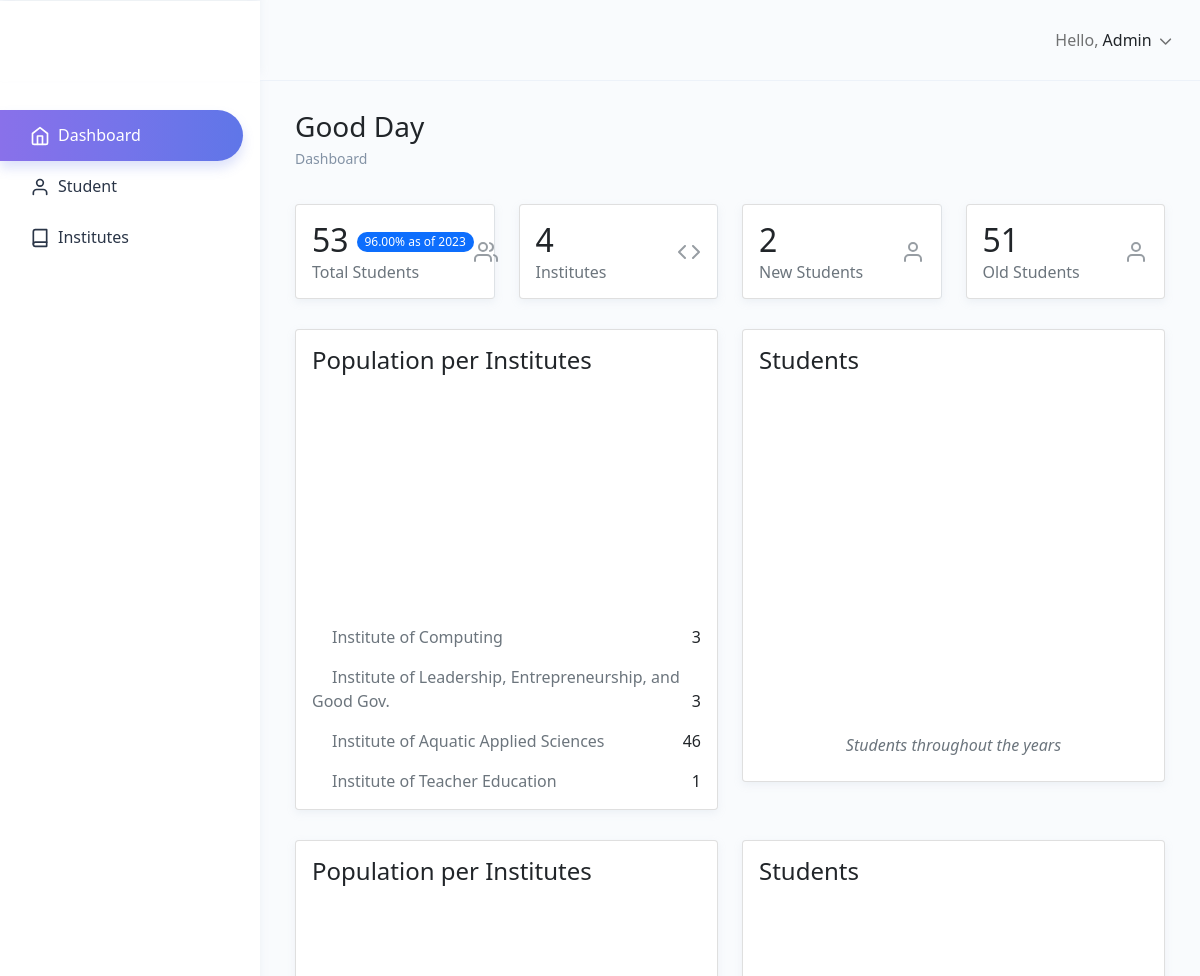
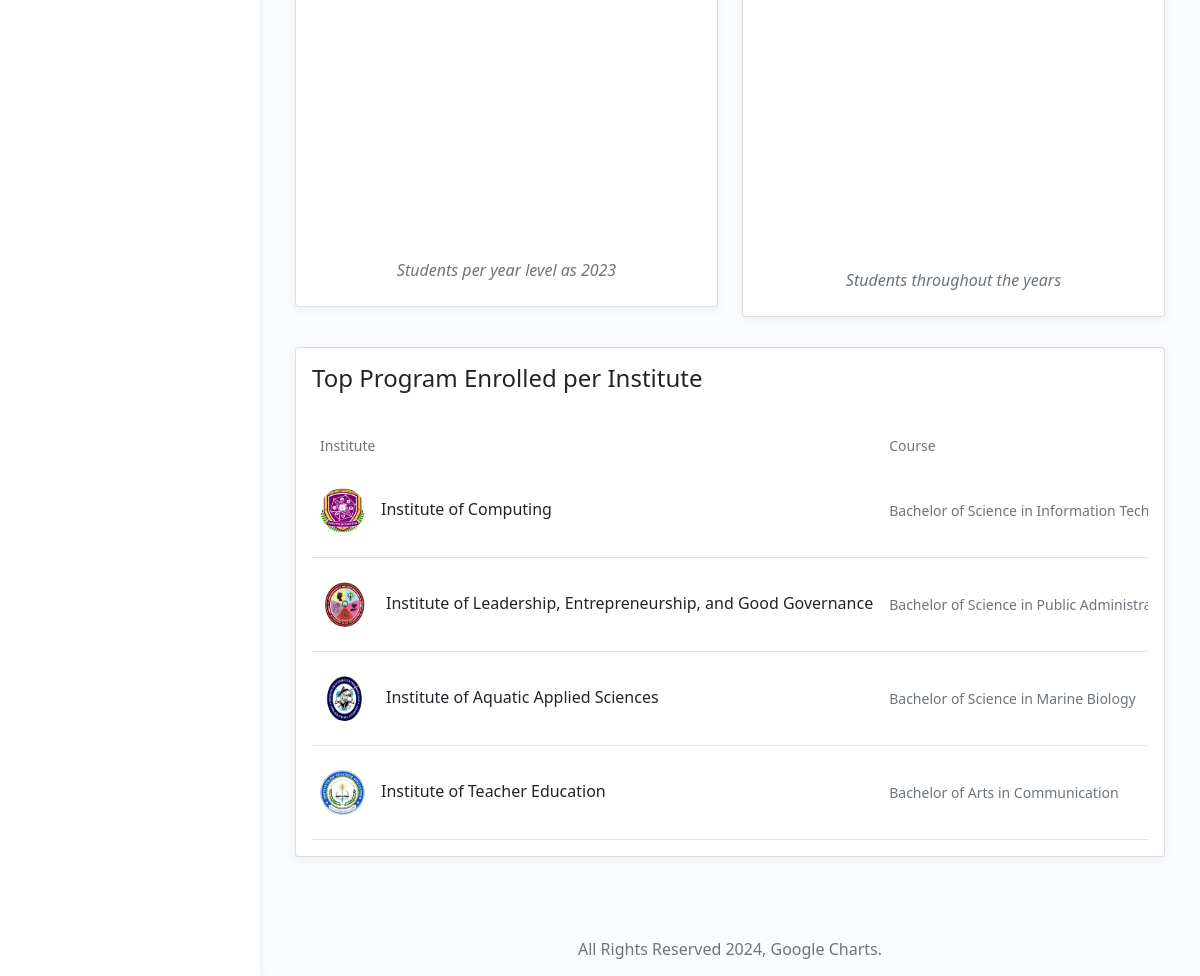
/DNSU/index.php, run on the app's committed database (2 pictures, top to bottom).
### tables this page shows
CREATE TABLE `institutes` (
  `institute_id` int(11) NOT NULL,
  `institute_name` varchar(100) DEFAULT NULL,
  `totalStudents` int(50) NOT NULL
);

### DNSU/index.php (the view, shortened to what the rows shown need)
<!DOCTYPE html>
<html dir="ltr" lang="en">
<head>
    <?php
    include('connect.php');
    include('links.php');
    ?>
</head>
<body>
    <div id="main-wrapper" data-theme="light" data-layout="vertical" data-navbarbg="skin6" data-sidebartype="full" data-sidebar-position="fixed" data-header-position="fixed" data-boxed-layout="full">
        <div class="page-wrapper">
            <div class="container-fluid">
                <div class="row">
                    <div class="col-sm-6 col-lg-3">
                        <div class="card border-end">
                            <div class="card-body">
                                <div class="d-flex align-items-center">
                                    <div>
                                        <div class="d-inline-flex align-items-center">
                                            <h2 class="text-dark mb-1 font-weight-medium">
                                                <?php echo $conn->query("SELECT * FROM students")->num_rows
                                                ?></h2>
                                        </div>
                                    </div>
                                </div>
                            </div>
                        </div>
                    </div>
                    <div class="col-sm-6 col-lg-3">
                        <div class="card border-end ">
                            <div class="card-body">
                                <div class="d-flex align-items-center">
                                    <div>
                                        <h2 class="text-dark mb-1 w-100 text-truncate font-weight-medium">
                                            <?php echo $conn->query("SELECT * FROM institutes")->num_rows
                                            ?></h2>
                                    </div>
                                </div>
                            </div>
                        </div>
                    </div>
                    <div class="col-sm-6 col-lg-3">
                        <div class="card border-end ">
                            <div class="card-body">
                                <div class="d-flex align-items-center">
                                    <div>
                                        <div class="d-inline-flex align-items-center">
                                            <h2 class="text-dark mb-1 font-weight-medium">
                                                <?php echo $conn->query("SELECT * FROM students WHERE admission_stat = 'New'")->num_rows
                                                ?>
                                            </h2>
                                        </div>
                                    </div>
                                </div>
                            </div>
                        </div>
                    </div>
                    <div class="col-sm-6 col-lg-3">
                        <div class="card ">
                            <div class="card-body">
                                <div class="d-flex align-items-center">
                                    <div>
                                        <h2 class="text-dark mb-1 font-weight-medium">
                                            <?php echo $conn->query("SELECT * FROM students WHERE admission_stat = 'Old'")->num_rows
                                            ?></h2>
                                    </div>
                                </div>
                            </div>
                        </div>
                    </div>
                </div>
                <div class="row">
                    <div class="col-lg-6 col-md-12">
                        <div class="card">
                            <div class="card-body">
                                <ul class="list-style-none mb-0">
                                    <li>
                                        <and class="text-muted">Institute of Computing</span>
                                            <span class="text-dark float-end font-weight-medium">
                                                <?php $sql = "SELECT * FROM institutes";
                                                $fire = mysqli_query($conn, $sql);
                                                $result = mysqli_fetch_assoc($fire);
                                                if ($result['institute_id'] == 1) {
                                                    echo "" . $result['totalStudents'] . "";
                                                }
                                                ?></span>
                                    </li>
                                    <li class="mt-3">
                                        <i class="fas fa-circle text-danger font-10 me-2"></i>
                                        <span class="text-muted">Institute of Leadership, Entrepreneurship, and Good Gov.</span>
                                        <span class="text-dark float-end font-weight-medium">
                                            <?php $sql = "SELECT * FROM institutes";
                                            $fire = mysqli_query($conn, $sql);
                                            while ($result = mysqli_fetch_assoc($fire)) {
                                                if ($result['institute_id'] == 2) {
                                                    echo "" . $result['totalStudents'] . "";
                                                }
                                            } ?></span>
                                    </li>
                                    <li class="mt-3">
                                        <i class="fas fa-circle text-warning font-10 me-2"></i>
                                        <span class="text-muted">Institute of Aquatic Applied Sciences</span>
                                        <span class="text-dark float-end font-weight-medium">
                                            <?php $sql = "SELECT * FROM institutes";
                                            $fire = mysqli_query($conn, $sql);
                                            while ($result = mysqli_fetch_assoc($fire)) {
                                                if ($result['institute_id'] == 3) {
                                                    echo "" . $result['totalStudents'] . "";
                                                }
                                            } ?></span>
                                    </li>
                                    <li class="mt-3">
                                        <i class="fas fa-circle text-success font-10 me-2"></i>
                                        <span class="text-muted">Institute of Teacher Education</span>
                                        <span class="text-dark float-end font-weight-medium">
                                            <?php $sql = "SELECT * FROM institutes";
                                            $fire = mysqli_query($conn, $sql);
                                            while ($result = mysqli_fetch_assoc($fire)) {
                                                if ($result['institute_id'] == 4) {
                                                    echo "" . $result['totalStudents'] . "";
                                                }
                                            }
                                            ?></span>
                                    </li>
                                </ul>
                            </div>
                        </div>
                    </div>
                </div>
                <div class="row">
                    <div class="col-12">
                        <div class="card">
                            <div class="card-body">
                                <div class="table-responsive">
                                    <table class="table no-wrap v-middle mb-0">
                                        <thead>
                                            <tr class="border-0">
                                                <th class="border-0 font-14 font-weight-medium text-muted">Institute</th>
                                                <th class="border-0 font-14 font-weight-medium text-muted px-2">Course</th>
                                            </tr>
                                        </thead>
                                    </table>
                                </div>
                            </div>
                        </div>
                    </div>
                </div>
            </div>
        </div>
    </div>
</body>
</html>

### data on the page
institutes: totalStudents "3"
institutes: totalStudents "3"
institutes: totalStudents "46"
institutes: totalStudents "1"

### other printed values
$conn->query("SELECT * FROM students")->num_rows "53"
$result['2022to2023'] "96.00"
$conn->query("SELECT * FROM institutes")->num_rows "4"
$row['Program'] "Bachelor of Science in Information…"
$row['Program'] "Bachelor of Science in Public…"
$row['Program'] "Bachelor of Science in Marine Biology"
$row['Program'] "Bachelor of Arts in Communication"
